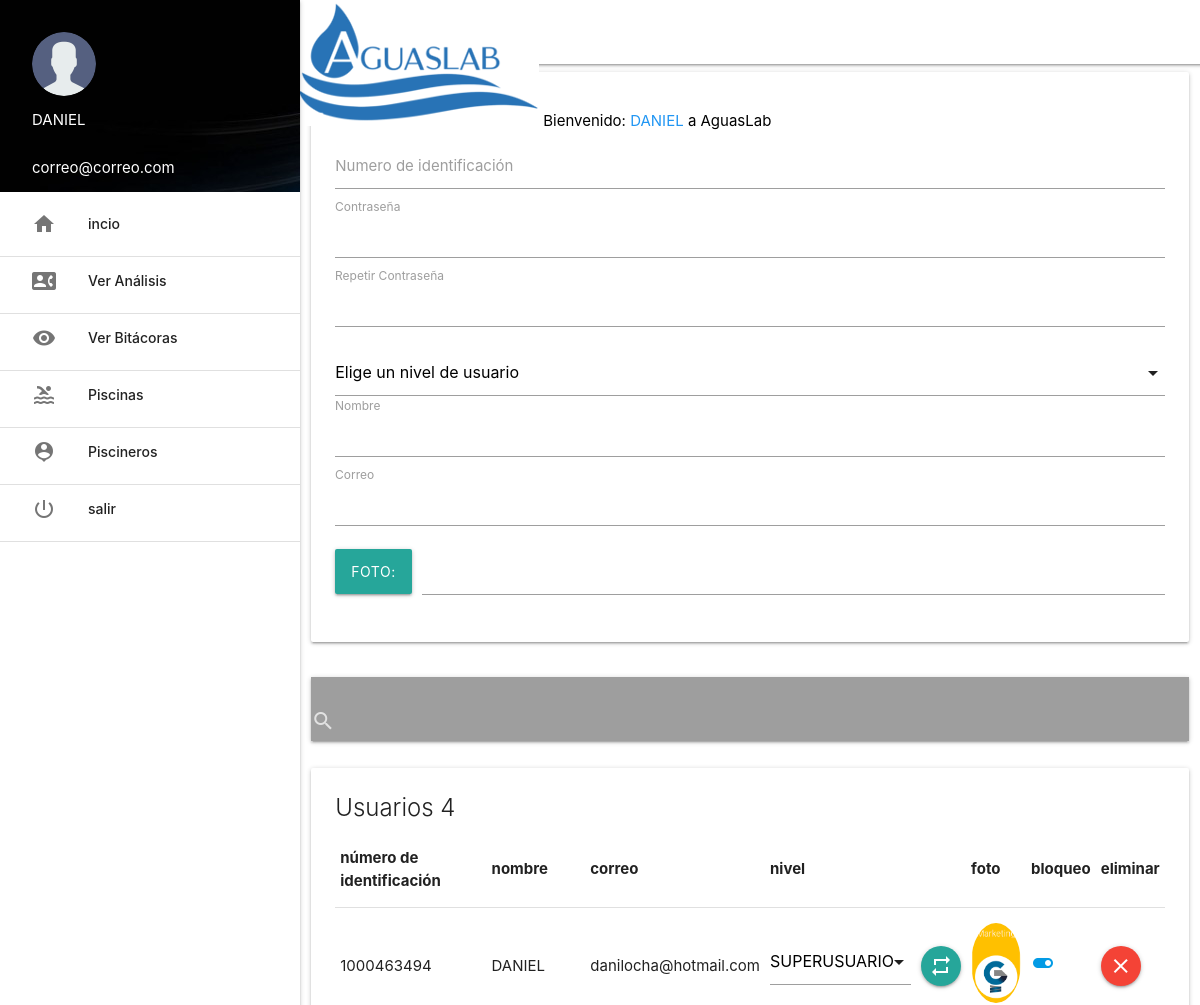
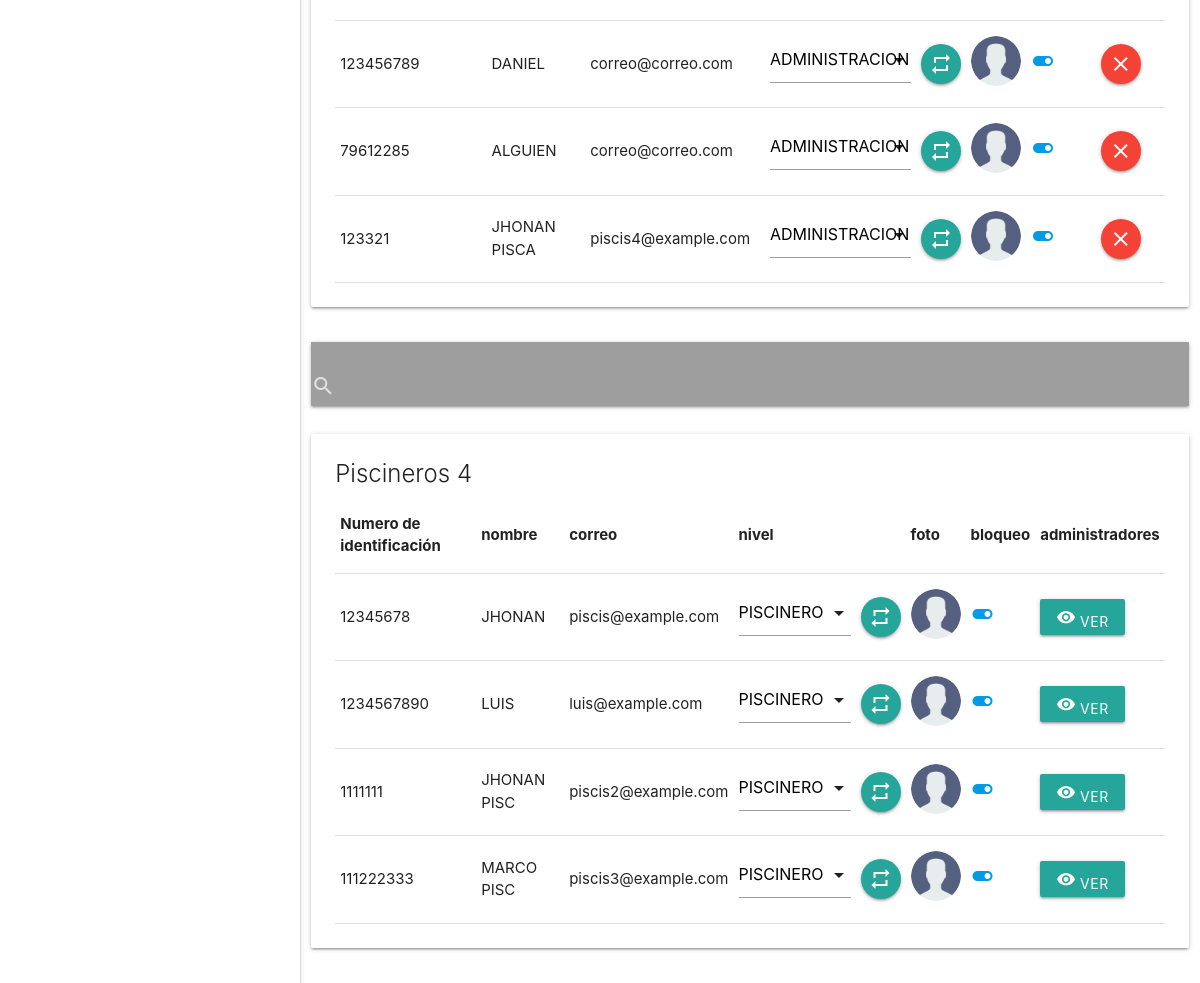
The app's page /aguaslab/plataforma/usuarios/index.php (signed in) with its own data (2 pictures, top to bottom).
### tables this page shows
CREATE TABLE `usuario` (
  `id` int(3) NOT NULL,
  `nick` varchar(15) NOT NULL,
  `pass` varchar(100) NOT NULL,
  `nombre` varchar(100) NOT NULL,
  `correo` varchar(100) NOT NULL,
  `nivel` varchar(20) NOT NULL,
  `bloqueo` int(1) NOT NULL,
  `foto` varchar(50) NOT NULL
);

### aguaslab/plataforma/usuarios/index.php (the view, shortened to what this page needs)
<?php include('../extend/header.php');
include('../extend/permiso.php'); ?>
<div class="row">
	<div class="col s12">
		<div class="card">
			<div class="card-content">
				<span class="card-title">Alta de usuarios</span>
				<form action="ins_usuarios.php" class="form" method="post" enctype="multipart/form-data">
					<div class="input-field">
						<input type="number" name="nick" required autofocus title="DEBE CONTENER SOLO NUMEROS" pattern="[0-9]{5,15}" id="nick">
						<label for="nick">Numero de identificación</label>
					</div>
					<div class="input-field">
						<input type="password" name="pass1" required autofocus title="DEBE CONTENER ENTRE 8 Y 15 CARACTERES" pattern="[A-Za-z0-9]{8,15}" id="pass1" >
						<label for="pass1">Contraseña</label>
					</div>
					<div class="input-field">
						<input type="password" name="pass2" required autofocus title="DEBE CONTENER ENTRE 8 Y 15 CARACTERES" pattern="[A-Za-z0-9]{8,15}" id="pass2" >
						<label for="pass2">Repetir Contraseña</label>
					</div>
					<div class="input-field">
						<input type="text" name="nombre" required autofocus title="Nombre completo del usuario" pattern="[A-Zs ]+" id="nombre" onblur="may(this.value, this.id)">
						<label for="nombre">Nombre</label>
					</div>
					<div class="input-field">
						<input type="email" name="correo" required autofocus title="Correo electronico" id="correo" >
						<label for="correo">Correo</label>
					</div>
					<div class="input-field file-field">
						<div class="btn">
							<span>Foto:</span>
						</div>
						<div class="file-path-wrapper">
							<input type="text" class="file-path-validate">
						</div>
					</div>
				</form>
			</div>
		</div>
	</div>
</div>
<div class="row">
	<div class="col s12">
		<nav class="grey">
			<div class="nav-wrapper">
				<div class="input-field">
					<input type="search" id="buscar1">
					<label for="buscar"><i class="material-icons">search</i></label>
					<i class="material-icons">close</i>
				</div>
			</div>
		</nav>
	</div>
</div>
<?php
$sel = $con->query("SELECT * FROM usuario WHERE nivel <> 'PISCINERO'");
$row = mysqli_num_rows($sel);
 ?>
<div class="row">
	<div class="col s12">
		<div class="card">
			<div class="card-content">
				<span class="card-title">Usuarios <?php echo $row; ?></span>
				<table id="table1">
					<thead>
						<tr class="cabecera1">
							<th>número de identificación</th>
							<th>nombre</th>
							<th>correo</th>
							<th>nivel</th>
							<th></th>
							<th>foto</th>
							<th>bloqueo</th>
							<th>eliminar</th>
						</tr>
					</thead>
					<?php while($f = $sel->fetch_assoc()){ ?>
						<tr>
							<td><?php echo $f['nick']; ?></td>
							<td><?php echo $f['nombre']; ?></td>
							<td><?php echo $f['correo']; ?></td>
							<td>
								<form action="up_nivel.php" method="post">
							</td>
							<td>
								<button type="submit" class="btn-floating"><i class="material-icons">repeat</i></button></form>
							</td>
							<td><img src="<?php echo $f['foto']; ?>" width="50" class="circle" alt=""></td>
							<td>
								<?php if ($f['bloqueo']==1): ?>
									<a href="bloqueo_manual.php?us=<?php echo $f['id']; ?>&bl=<?php echo $f['bloqueo']; ?>"><i class="material-icons">toggle_on</i></a>
									<?php else: ?>
										<a href="bloqueo_manual.php?us=<?php echo $f['id']; ?>&bl<?php echo $f['bloqueo']; ?>"><i class="material-icons grey-text">toggle_off</i></a>
								<?php endif ?>
							</td>
							<td>
								<a href="#" class="btn-floating red" onclick="swal({ title: 'Esta seguro que desea eliminar al usuario?', text: 'Al eliminarlo no podra recuperarlo!', type: 'warning', showCancelButton: true, confirmButtonColor: '#3085d6', cancelButtonColor: '#d33', confirmButtonText: 'Si, eliminarlo!' }).then(function () {  location.href='eliminar_usuario.php?id=<?php echo $f['id'] ?>'; })"><i class="material-icons">clear</i></a>
							</td>
						</tr>
					<?php } ?>
				</table>
			</div>
		</div>
	</div>
</div>
<div class="row">
	<div class="col s12">
		<nav class="grey">
			<div class="nav-wrapper">
				<div class="input-field">
					<input type="search" id="buscar2">
					<label for="buscar"><i class="material-icons">search</i></label>
					<i class="material-icons">close</i>
				</div>
			</div>
		</nav>
	</div>
</div>
<?php
$sel = $con->query("SELECT * FROM usuario WHERE nivel = 'PISCINERO'");
$row = mysqli_num_rows($sel);
 ?>
<div class="row">
	<div class="col s12">
		<div class="card">
			<div class="card-content">
				<span class="card-title">Piscineros <?php echo $row; ?></span>
				<table id="table2">
					<thead>
						<tr class="cabecera2">
							<th>Numero de identificación</th>
							<th>nombre</th>
							<th>correo</th>
							<th>nivel</th>
							<th></th>
							<th>foto</th>
							<th>bloqueo</th>
							<th>administradores</th>
						</tr>
					</thead>
					<?php while($f = $sel->fetch_assoc()){ ?>
						<tr>
							<td><?php echo $f['nick']; ?></td>
							<td><?php echo $f['nombre']; ?></td>
							<td><?php echo $f['correo']; ?></td>
							<td>
								<form action="up_nivel.php" method="post">
							</td>
							<td>
								<button type="submit" class="btn-floating"><i class="material-icons">repeat</i></button></form>
							</td>
							<td><img src="<?php echo $f['foto']; ?>" width="50" class="circle" alt=""></td>
							<td>
								<?php if ($f['bloqueo']==1): ?>
									<a href="bloqueo_manual.php?us=<?php echo $f['id']; ?>&bl=<?php echo $f['bloqueo']; ?>"><i class="material-icons">toggle_on</i></a>
									<?php else: ?>
										<a href="bloqueo_manual.php?us=<?php echo $f['id']; ?>&bl<?php echo $f['bloqueo']; ?>"><i class="material-icons grey-text">toggle_off</i></a>
								<?php endif ?>
							</td>
							<td>
								<button onclick="modal(<?php echo $f['id']; ?>)" data-target="modalMuestras" class="btn modal-trigger"><i class="material-icons">remove_red_eye</i> Ver </button>
							</td>
						</tr>
					<?php } ?>
				</table>
			</div>
		</div>
	</div>
</div>
<?php include('../extend/scripts.php') ?>
</body>
</html>

### records on screen
usuario: nick "1000463494", nombre "DANIEL", correo "danilocha@hotmail.com", foto (picture)
usuario: nick "123456789", nombre "DANIEL", correo "correo@correo.com", foto (picture)
usuario: nick "79612285", nombre "ALGUIEN", correo "correo@correo.com", foto (picture)
usuario: nick "123321", nombre "JHONAN PISCA", correo "piscis4@example.com", foto (picture)
usuario: nick "12345678", nombre "JHONAN", correo "piscis@example.com", foto (picture)
usuario: nick "1234567890", nombre "LUIS", correo "luis@example.com", foto (picture)
usuario: nick "1111111", nombre "JHONAN PISC", correo "piscis2@example.com", foto (picture)
usuario: nick "111222333", nombre "MARCO PISC", correo "piscis3@example.com", foto (picture)

### other values on screen
$_SESSION['nombre'] "DANIEL"
$_SESSION['correo'] "correo@correo.com"
$row "4"
